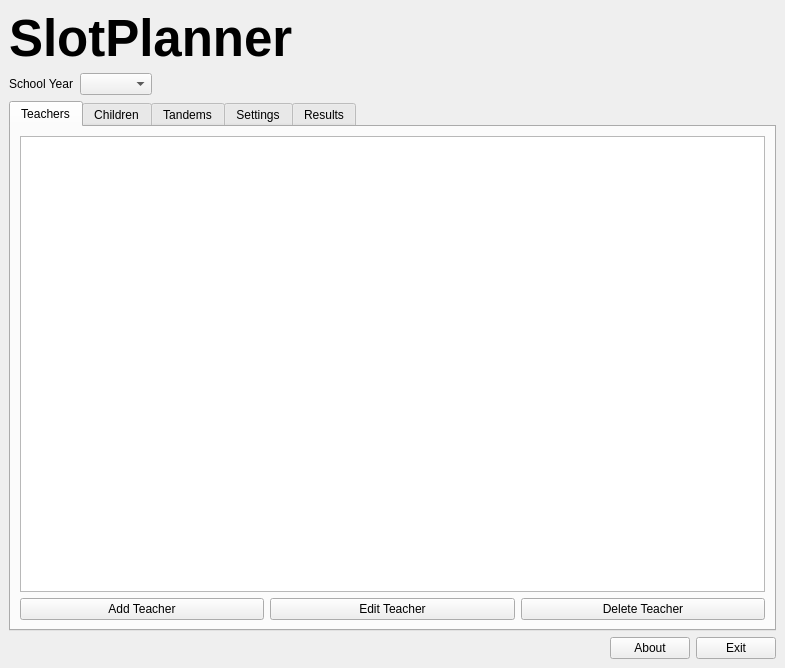
<?xml version="1.0" encoding="UTF-8"?>
<ui version="4.0">
 <class>MainWindow</class>
 <widget class="QMainWindow" name="MainWindow">
  <property name="geometry">
   <rect>
    <x>0</x>
    <y>0</y>
    <width>785</width>
    <height>518</height>
   </rect>
  </property>
  <property name="windowTitle">
   <string>SlotPlanner - Weekly Schedule Optimizer</string>
  </property>
  <widget class="QWidget" name="centralwidget">
   <layout class="QVBoxLayout" name="verticalLayout_2">
    <item>
     <layout class="QVBoxLayout" name="verticalLayout">
      <item>
       <widget class="QLabel" name="label">
        <property name="font">
         <font>
          <pointsize>38</pointsize>
          <bold>true</bold>
         </font>
        </property>
        <property name="text">
         <string>SlotPlanner</string>
        </property>
       </widget>
      </item>
      <item>
       <layout class="QHBoxLayout" name="horizontalLayout">
        <item>
         <widget class="QLabel" name="comboYearSelectLabel">
          <property name="text">
           <string>School Year</string>
          </property>
         </widget>
        </item>
        <item>
         <widget class="QComboBox" name="comboYearSelect"/>
        </item>
        <item>
         <spacer name="horizontalSpacer_3">
          <property name="orientation">
           <enum>Qt::Orientation::Horizontal</enum>
          </property>
          <property name="sizeHint" stdset="0">
           <size>
            <width>40</width>
            <height>20</height>
           </size>
          </property>
         </spacer>
        </item>
       </layout>
      </item>
      <item>
       <widget class="QTabWidget" name="tabWidget">
        <widget class="QWidget" name="tabTeacher">
         <attribute name="title">
          <string>Teachers</string>
         </attribute>
         <layout class="QVBoxLayout" name="verticalLayout_4" stretch="0">
          <item>
           <layout class="QVBoxLayout" name="verticalLayout_3">
            <item>
             <widget class="QTableWidget" name="tableTeachers">
              <property name="sizePolicy">
               <sizepolicy hsizetype="Expanding" vsizetype="Expanding">
                <horstretch>0</horstretch>
                <verstretch>0</verstretch>
               </sizepolicy>
              </property>
              <property name="sizeAdjustPolicy">
               <enum>QAbstractScrollArea::SizeAdjustPolicy::AdjustToContents</enum>
              </property>
              <property name="horizontalScrollMode">
               <enum>QAbstractItemView::ScrollMode::ScrollPerItem</enum>
              </property>
              <attribute name="horizontalHeaderStretchLastSection">
               <bool>false</bool>
              </attribute>
              <attribute name="verticalHeaderStretchLastSection">
               <bool>false</bool>
              </attribute>
             </widget>
            </item>
            <item>
             <layout class="QHBoxLayout" name="horizontalLayout_2">
              <item>
               <widget class="QPushButton" name="buttonAddTeacher">
                <property name="text">
                 <string>Add Teacher</string>
                </property>
               </widget>
              </item>
              <item>
               <widget class="QPushButton" name="buttonEditTeacher">
                <property name="text">
                 <string>Edit Teacher</string>
                </property>
               </widget>
              </item>
              <item>
               <widget class="QPushButton" name="buttonDeleteTeacher">
                <property name="text">
                 <string>Delete Teacher</string>
                </property>
               </widget>
              </item>
             </layout>
            </item>
           </layout>
          </item>
         </layout>
        </widget>
        <widget class="QWidget" name="tabChildren">
         <attribute name="title">
          <string>Children</string>
         </attribute>
         <layout class="QVBoxLayout" name="verticalLayout_5">
          <item>
           <widget class="QTableWidget" name="tableChildren">
            <property name="sizePolicy">
             <sizepolicy hsizetype="Expanding" vsizetype="Expanding">
              <horstretch>0</horstretch>
              <verstretch>0</verstretch>
             </sizepolicy>
            </property>
            <property name="sizeAdjustPolicy">
             <enum>QAbstractScrollArea::SizeAdjustPolicy::AdjustToContents</enum>
            </property>
            <attribute name="horizontalHeaderStretchLastSection">
             <bool>false</bool>
            </attribute>
           </widget>
          </item>
          <item>
           <layout class="QHBoxLayout" name="horizontalLayout_4">
            <item>
             <widget class="QPushButton" name="buttonAddChild">
              <property name="text">
               <string>Add Child</string>
              </property>
             </widget>
            </item>
            <item>
             <widget class="QPushButton" name="buttonEditChild">
              <property name="text">
               <string>Edit Child</string>
              </property>
             </widget>
            </item>
            <item>
             <widget class="QPushButton" name="buttonDeleteChild">
              <property name="text">
               <string>Delete Child</string>
              </property>
             </widget>
            </item>
           </layout>
          </item>
         </layout>
        </widget>
        <widget class="QWidget" name="tabTandems">
         <attribute name="title">
          <string>Tandems</string>
         </attribute>
         <layout class="QVBoxLayout" name="verticalLayout_6">
          <item>
           <widget class="QTableWidget" name="tableTandems">
            <property name="sizePolicy">
             <sizepolicy hsizetype="Expanding" vsizetype="Expanding">
              <horstretch>0</horstretch>
              <verstretch>0</verstretch>
             </sizepolicy>
            </property>
            <property name="sizeAdjustPolicy">
             <enum>QAbstractScrollArea::SizeAdjustPolicy::AdjustToContents</enum>
            </property>
            <attribute name="horizontalHeaderStretchLastSection">
             <bool>false</bool>
            </attribute>
           </widget>
          </item>
          <item>
           <layout class="QHBoxLayout" name="horizontalLayout_5">
            <item>
             <widget class="QPushButton" name="buttonAddTandem">
              <property name="text">
               <string>Add Tandem</string>
              </property>
             </widget>
            </item>
            <item>
             <widget class="QPushButton" name="buttonEditTandem">
              <property name="text">
               <string>Edit Tandem</string>
              </property>
             </widget>
            </item>
            <item>
             <widget class="QPushButton" name="buttonDeleteTandem">
              <property name="text">
               <string>Delete Tandem</string>
              </property>
             </widget>
            </item>
           </layout>
          </item>
         </layout>
        </widget>
        <widget class="QWidget" name="tabSettings">
         <attribute name="title">
          <string>Settings</string>
         </attribute>
         <layout class="QVBoxLayout" name="verticalLayout_7">
          <item>
           <widget class="QGroupBox" name="groupBoxWeights">
            <property name="title">
             <string>Optimization Weights</string>
            </property>
            <layout class="QVBoxLayout" name="verticalLayout_weights">
             <item>
              <layout class="QFormLayout" name="formLayoutWeights">
             <item row="0" column="0">
              <widget class="QLabel" name="labelPreferredTeacher">
               <property name="text">
                <string>Preferred Teacher:</string>
               </property>
              </widget>
             </item>
             <item row="0" column="1">
              <layout class="QVBoxLayout" name="layoutPreferredTeacher">
               <item>
                <widget class="QSlider" name="sliderPreferredTeacher">
                 <property name="minimum">
                  <number>0</number>
                 </property>
                 <property name="maximum">
                  <number>20</number>
                 </property>
                 <property name="value">
                  <number>5</number>
                 </property>
                 <property name="orientation">
                  <enum>Qt::Orientation::Horizontal</enum>
                 </property>
                 <property name="tickPosition">
                  <enum>QSlider::TickPosition::TicksBelow</enum>
                 </property>
                 <property name="tickInterval">
                  <number>5</number>
                 </property>
                </widget>
               </item>
               <item>
                <widget class="QLabel" name="labelPreferredTeacherValue">
                 <property name="text">
                  <string>Value: 5 (Default: 5, Range: 0-20)</string>
                 </property>
                 <property name="alignment">
                  <enum>Qt::AlignmentFlag::AlignCenter</enum>
                 </property>
                 <property name="styleSheet">
                  <string>font-size: 10px; color: gray;</string>
                 </property>
                </widget>
               </item>
              </layout>
             </item>
             <item row="1" column="0">
              <widget class="QLabel" name="labelEarlySlot">
               <property name="text">
                <string>Early Time Preference:</string>
               </property>
              </widget>
             </item>
             <item row="1" column="1">
              <layout class="QVBoxLayout" name="layoutEarlySlot">
               <item>
                <widget class="QSlider" name="sliderEarlySlot">
                 <property name="minimum">
                  <number>0</number>
                 </property>
                 <property name="maximum">
                  <number>20</number>
                 </property>
                 <property name="value">
                  <number>3</number>
                 </property>
                 <property name="orientation">
                  <enum>Qt::Orientation::Horizontal</enum>
                 </property>
                 <property name="tickPosition">
                  <enum>QSlider::TickPosition::TicksBelow</enum>
                 </property>
                 <property name="tickInterval">
                  <number>5</number>
                 </property>
                </widget>
               </item>
               <item>
                <widget class="QLabel" name="labelEarlySlotValue">
                 <property name="text">
                  <string>Value: 3 (Default: 3, Range: 0-20)</string>
                 </property>
                 <property name="alignment">
                  <enum>Qt::AlignmentFlag::AlignCenter</enum>
                 </property>
                 <property name="styleSheet">
                  <string>font-size: 10px; color: gray;</string>
                 </property>
                </widget>
               </item>
              </layout>
             </item>
             <item row="2" column="0">
              <widget class="QLabel" name="labelTandemFulfilled">
               <property name="text">
                <string>Tandem Fulfillment:</string>
               </property>
              </widget>
             </item>
             <item row="2" column="1">
              <layout class="QVBoxLayout" name="layoutTandemFulfilled">
               <item>
                <widget class="QSlider" name="sliderTandemFulfilled">
                 <property name="minimum">
                  <number>0</number>
                 </property>
                 <property name="maximum">
                  <number>20</number>
                 </property>
                 <property name="value">
                  <number>4</number>
                 </property>
                 <property name="orientation">
                  <enum>Qt::Orientation::Horizontal</enum>
                 </property>
                 <property name="tickPosition">
                  <enum>QSlider::TickPosition::TicksBelow</enum>
                 </property>
                 <property name="tickInterval">
                  <number>5</number>
                 </property>
                </widget>
               </item>
               <item>
                <widget class="QLabel" name="labelTandemFulfilledValue">
                 <property name="text">
                  <string>Value: 4 (Default: 4, Range: 0-20)</string>
                 </property>
                 <property name="alignment">
                  <enum>Qt::AlignmentFlag::AlignCenter</enum>
                 </property>
                 <property name="styleSheet">
                  <string>font-size: 10px; color: gray;</string>
                 </property>
                </widget>
               </item>
              </layout>
             </item>
             <item row="3" column="0">
              <widget class="QLabel" name="labelTeacherBreak">
               <property name="text">
                <string>Teacher Break Preference:</string>
               </property>
              </widget>
             </item>
             <item row="3" column="1">
              <layout class="QVBoxLayout" name="layoutTeacherBreak">
               <item>
                <widget class="QSlider" name="sliderTeacherBreak">
                 <property name="minimum">
                  <number>0</number>
                 </property>
                 <property name="maximum">
                  <number>20</number>
                 </property>
                 <property name="value">
                  <number>1</number>
                 </property>
                 <property name="orientation">
                  <enum>Qt::Orientation::Horizontal</enum>
                 </property>
                 <property name="tickPosition">
                  <enum>QSlider::TickPosition::TicksBelow</enum>
                 </property>
                 <property name="tickInterval">
                  <number>5</number>
                 </property>
                </widget>
               </item>
               <item>
                <widget class="QLabel" name="labelTeacherBreakValue">
                 <property name="text">
                  <string>Value: 1 (Default: 1, Range: 0-20)</string>
                 </property>
                 <property name="alignment">
                  <enum>Qt::AlignmentFlag::AlignCenter</enum>
                 </property>
                 <property name="styleSheet">
                  <string>font-size: 10px; color: gray;</string>
                 </property>
                </widget>
               </item>
              </layout>
             </item>
             <item row="4" column="0">
              <widget class="QLabel" name="labelPreserveExisting">
               <property name="text">
                <string>Preserve Existing Plan:</string>
               </property>
              </widget>
             </item>
             <item row="4" column="1">
              <layout class="QVBoxLayout" name="layoutPreserveExisting">
               <item>
                <widget class="QSlider" name="sliderPreserveExisting">
                 <property name="minimum">
                  <number>0</number>
                 </property>
                 <property name="maximum">
                  <number>20</number>
                 </property>
                 <property name="value">
                  <number>10</number>
                 </property>
                 <property name="orientation">
                  <enum>Qt::Orientation::Horizontal</enum>
                 </property>
                 <property name="tickPosition">
                  <enum>QSlider::TickPosition::TicksBelow</enum>
                 </property>
                 <property name="tickInterval">
                  <number>5</number>
                 </property>
                </widget>
               </item>
               <item>
                <widget class="QLabel" name="labelPreserveExistingValue">
                 <property name="text">
                  <string>Value: 10 (Default: 10, Range: 0-20)</string>
                 </property>
                 <property name="alignment">
                  <enum>Qt::AlignmentFlag::AlignCenter</enum>
                 </property>
                 <property name="styleSheet">
                  <string>font-size: 10px; color: gray;</string>
                 </property>
                </widget>
               </item>
              </layout>
             </item>
              </layout>
             </item>
             <item>
              <layout class="QHBoxLayout" name="horizontalLayout_weights_buttons">
               <item>
                <spacer name="horizontalSpacer_weights">
                 <property name="orientation">
                  <enum>Qt::Orientation::Horizontal</enum>
                 </property>
                 <property name="sizeHint" stdset="0">
                  <size>
                   <width>40</width>
                   <height>20</height>
                  </size>
                 </property>
                </spacer>
               </item>
               <item>
                <widget class="QPushButton" name="buttonResetWeightsToDefaults">
                 <property name="text">
                  <string>Reset to Defaults</string>
                 </property>
                 <property name="toolTip">
                  <string>Reset all optimization weights to their default values</string>
                 </property>
                </widget>
               </item>
               <item>
                <widget class="QPushButton" name="buttonSaveWeights">
                 <property name="text">
                  <string>Save for Current Year</string>
                 </property>
                 <property name="toolTip">
                  <string>Save current optimization weights to the selected school year</string>
                 </property>
                </widget>
               </item>
               <item>
                <widget class="QPushButton" name="buttonSaveWeightsAsDefault">
                 <property name="text">
                  <string>Save as Default</string>
                 </property>
                 <property name="toolTip">
                  <string>Save current weights as default values for new projects</string>
                 </property>
                </widget>
               </item>
              </layout>
             </item>
            </layout>
           </widget>
          </item>
          <item>
           <widget class="QGroupBox" name="groupBoxStoragePaths">
            <property name="title">
             <string>Storage Locations</string>
            </property>
            <layout class="QVBoxLayout" name="verticalLayout_11">
             <item>
              <layout class="QFormLayout" name="formLayoutPaths">
               <item row="0" column="0">
                <widget class="QLabel" name="labelDataPath">
                 <property name="text">
                  <string>Data Storage Path:</string>
                 </property>
                </widget>
               </item>
               <item row="0" column="1">
                <layout class="QHBoxLayout" name="horizontalLayout_9">
                 <item>
                  <widget class="QLineEdit" name="lineEditDataPath">
                   <property name="readOnly">
                    <bool>true</bool>
                   </property>
                   <property name="placeholderText">
                    <string>Default: ./data</string>
                   </property>
                   <property name="toolTip">
                    <string>Directory where JSON data files are stored</string>
                   </property>
                  </widget>
                 </item>
                 <item>
                  <widget class="QPushButton" name="buttonSelectDataPath">
                   <property name="text">
                    <string>Browse...</string>
                   </property>
                   <property name="toolTip">
                    <string>Select directory for data storage</string>
                   </property>
                  </widget>
                 </item>
                </layout>
               </item>
               <item row="1" column="0">
                <widget class="QLabel" name="labelExportPath">
                 <property name="text">
                  <string>PDF Export Path:</string>
                 </property>
                </widget>
               </item>
               <item row="1" column="1">
                <layout class="QHBoxLayout" name="horizontalLayout_10">
                 <item>
                  <widget class="QLineEdit" name="lineEditExportPath">
                   <property name="readOnly">
                    <bool>true</bool>
                   </property>
                   <property name="placeholderText">
                    <string>Default: ./exports</string>
                   </property>
                   <property name="toolTip">
                    <string>Directory where PDF exports are saved</string>
                   </property>
                  </widget>
                 </item>
                 <item>
                  <widget class="QPushButton" name="buttonSelectExportPath">
                   <property name="text">
                    <string>Browse...</string>
                   </property>
                   <property name="toolTip">
                    <string>Select directory for PDF exports</string>
                   </property>
                  </widget>
                 </item>
                </layout>
               </item>
              </layout>
             </item>
             <item>
              <layout class="QHBoxLayout" name="horizontalLayout_11">
               <item>
                <spacer name="horizontalSpacer_5">
                 <property name="orientation">
                  <enum>Qt::Orientation::Horizontal</enum>
                 </property>
                 <property name="sizeHint" stdset="0">
                  <size>
                   <width>40</width>
                   <height>20</height>
                  </size>
                 </property>
                </spacer>
               </item>
               <item>
                <widget class="QPushButton" name="buttonResetPathsToDefaults">
                 <property name="text">
                  <string>Reset to Defaults</string>
                 </property>
                 <property name="toolTip">
                  <string>Reset storage paths to absolute default locations</string>
                 </property>
                </widget>
               </item>
              </layout>
             </item>
            </layout>
           </widget>
          </item>
          <item>
           <widget class="QGroupBox" name="groupBoxLanguage">
            <property name="title">
             <string>Language Settings</string>
            </property>
            <layout class="QVBoxLayout" name="verticalLayout_language">
             <item>
              <layout class="QFormLayout" name="formLayoutLanguage">
               <item row="0" column="0">
                <widget class="QLabel" name="labelLanguage">
                 <property name="text">
                  <string>Interface Language:</string>
                 </property>
                </widget>
               </item>
               <item row="0" column="1">
                <widget class="QComboBox" name="comboLanguage">
                 <property name="toolTip">
                  <string>Select the interface language</string>
                 </property>
                 <item>
                  <property name="text">
                   <string>Deutsch</string>
                  </property>
                 </item>
                 <item>
                  <property name="text">
                   <string>English</string>
                  </property>
                 </item>
                </widget>
               </item>
              </layout>
             </item>
            </layout>
           </widget>
          </item>
          <item>
           <spacer name="verticalSpacer">
            <property name="orientation">
             <enum>Qt::Orientation::Vertical</enum>
            </property>
            <property name="sizeHint" stdset="0">
             <size>
              <width>20</width>
              <height>40</height>
             </size>
            </property>
           </spacer>
          </item>
         </layout>
        </widget>
        <widget class="QWidget" name="tabResults">
         <attribute name="title">
          <string>Results</string>
         </attribute>
         <layout class="QVBoxLayout" name="verticalLayout_8">
          <item>
           <layout class="QHBoxLayout" name="horizontalLayout_7">
            <item>
             <widget class="QPushButton" name="buttonCreateSchedule">
              <property name="text">
               <string>Create Schedule</string>
              </property>
             </widget>
            </item>
            <item>
             <widget class="QPushButton" name="buttonExportPDF">
              <property name="text">
               <string>Export to PDF</string>
              </property>
             </widget>
            </item>
            <item>
             <spacer name="horizontalSpacer">
              <property name="orientation">
               <enum>Qt::Orientation::Horizontal</enum>
              </property>
              <property name="sizeHint" stdset="0">
               <size>
                <width>40</width>
                <height>20</height>
               </size>
              </property>
             </spacer>
            </item>
           </layout>
          </item>
          <item>
           <widget class="QGroupBox" name="groupBoxScheduleHistory">
            <property name="title">
             <string>Saved Schedule Results</string>
            </property>
            <layout class="QHBoxLayout" name="horizontalLayout_8">
             <item>
              <widget class="QLabel" name="labelSelectSchedule">
               <property name="text">
                <string>Select Result:</string>
               </property>
              </widget>
             </item>
             <item>
              <widget class="QComboBox" name="comboScheduleHistory">
               <property name="placeholderText">
                <string>No saved results</string>
               </property>
               <property name="toolTip">
                <string>Select a previously computed schedule result to view</string>
               </property>
              </widget>
             </item>
             <item>
              <widget class="QPushButton" name="buttonDeleteSchedule">
               <property name="text">
                <string>Delete Selected</string>
               </property>
               <property name="toolTip">
                <string>Delete the selected schedule result permanently</string>
               </property>
              </widget>
             </item>
             <item>
              <spacer name="horizontalSpacer_4">
               <property name="orientation">
                <enum>Qt::Orientation::Horizontal</enum>
               </property>
               <property name="sizeHint" stdset="0">
                <size>
                 <width>40</width>
                 <height>20</height>
                </size>
               </property>
              </spacer>
             </item>
            </layout>
           </widget>
          </item>
          <item>
           <widget class="QTabWidget" name="tabWidgetResults">
            <widget class="QWidget" name="tabScheduleView">
             <attribute name="title">
              <string>Schedule View</string>
             </attribute>
             <layout class="QVBoxLayout" name="verticalLayout_9">
              <item>
               <widget class="QTableWidget" name="tableSchedule">
                <property name="sizePolicy">
                 <sizepolicy hsizetype="Expanding" vsizetype="Expanding">
                  <horstretch>0</horstretch>
                  <verstretch>0</verstretch>
                 </sizepolicy>
                </property>
                <property name="alternatingRowColors">
                 <bool>true</bool>
                </property>
               </widget>
              </item>
             </layout>
            </widget>
            <widget class="QWidget" name="tabViolations">
             <attribute name="title">
              <string>Violations</string>
             </attribute>
             <layout class="QVBoxLayout" name="verticalLayout_10">
              <item>
               <widget class="QTextEdit" name="textViolations">
                <property name="readOnly">
                 <bool>true</bool>
                </property>
                <property name="placeholderText">
                 <string>Schedule violations and unmet preferences will appear here...</string>
                </property>
               </widget>
              </item>
             </layout>
            </widget>
           </widget>
          </item>
          <item>
           <widget class="QProgressBar" name="progressBar">
            <property name="visible">
             <bool>false</bool>
            </property>
            <property name="value">
             <number>0</number>
            </property>
           </widget>
          </item>
          <item>
           <widget class="QLabel" name="labelStatus">
            <property name="text">
             <string>Ready to create schedule...</string>
            </property>
           </widget>
          </item>
         </layout>
        </widget>
       </widget>
      </item>
      <item>
       <layout class="QHBoxLayout" name="horizontalLayout_3">
        <item>
         <spacer name="horizontalSpacer_2">
          <property name="orientation">
           <enum>Qt::Orientation::Horizontal</enum>
          </property>
          <property name="sizeHint" stdset="0">
           <size>
            <width>40</width>
            <height>20</height>
           </size>
          </property>
         </spacer>
        </item>
        <item>
         <widget class="QPushButton" name="buttonAbout">
          <property name="text">
           <string>About</string>
          </property>
         </widget>
        </item>
        <item>
         <widget class="QPushButton" name="buttonExit">
          <property name="text">
           <string>Exit</string>
          </property>
         </widget>
        </item>
       </layout>
      </item>
     </layout>
    </item>
   </layout>
  </widget>
 </widget>
 <resources/>
 <connections/>
</ui>
